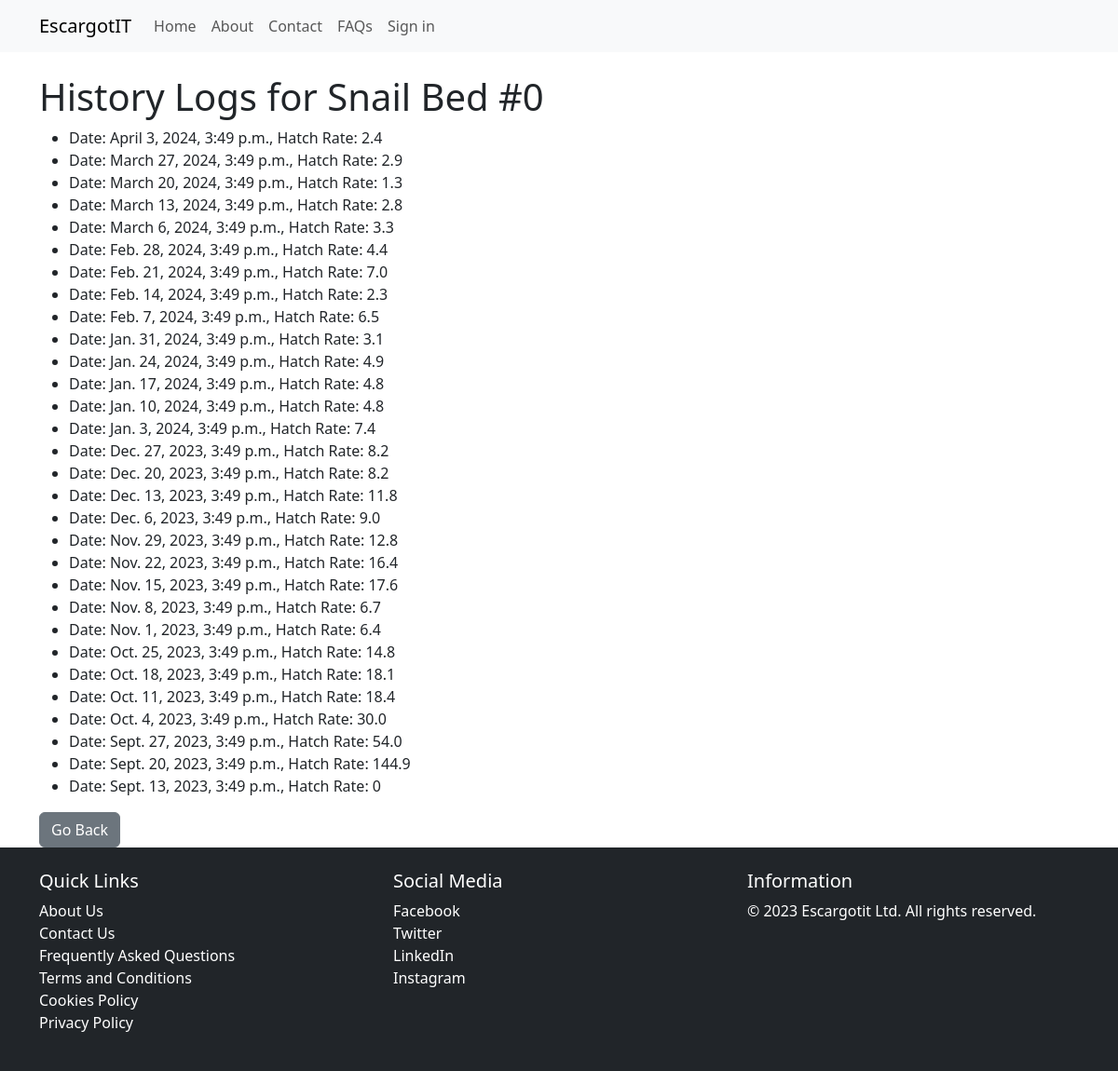
Page /view_hatch_rate_history/341/ on the committed database.
### core/models.py (models this page shows, shortened)
class SnailBed(models.Model):
    bed_name = models.CharField(max_length=100, unique=False, null=True, blank=True)
    user = models.ForeignKey(AdminUser, on_delete=models.CASCADE, null=True, blank=True, db_constraint=False)
    employee = models.ForeignKey(EmployeeUser, on_delete=models.SET_NULL, null=True, blank=True, db_constraint=False)
    snail_amount = models.IntegerField(null=True, blank=True)
    hatch_rate = models.ForeignKey('SnailHatchRate', on_delete=models.SET_NULL, null=True, blank=True)
    mortality_rate = models.ForeignKey('SnailMortalityRate', on_delete=models.SET_NULL, null=True, blank=True)
    maturity_rate = models.ForeignKey('TimeTakenToMature', on_delete=models.SET_NULL, null=True, blank=True)
    snail_feed = models.ForeignKey('SnailFeed', on_delete=models.SET_NULL, null=True, blank=True)

class SnailHatchRate(models.Model):
    snail_bed = models.ForeignKey(SnailBed, on_delete=models.CASCADE)
    preexisting_snail_amount = models.IntegerField(null=True, blank=True, default=0)
    newly_hatched_snails = models.IntegerField()
    hatch_rate_percentage = models.DecimalField(max_digits=5, decimal_places=2, null=True, blank=True)
    datetime = models.DateTimeField(default=timezone.now)
    @property
    def hatch_rate_percentage(self):
        if self.preexisting_snail_amount > 0:
            return round( (self.newly_hatched_snails / self.preexisting_snail_amount) * 100 , 1)
        else:
            return 0

### core/views.py (the view)
# urls.py: path('view_hatch_rate_history/<int:snail_bed_id>/', views.SnailHatchRateListView.as_view(), name='view_hatch_rate_history'),
class SnailHatchRateListView(ListView):
    model = SnailHatchRate
    template_name = 'history.html'
    context_object_name = 'history_data'
    def get_queryset(self):
        snail_bed = get_object_or_404(SnailBed, id=self.kwargs['snail_bed_id'])
        return SnailHatchRate.objects.filter(snail_bed=snail_bed).order_by('-datetime')
    def get_context_data(self, **kwargs):
        context = super().get_context_data(**kwargs)
        context['snail_bed'] = get_object_or_404(SnailBed, id=self.kwargs['snail_bed_id'])
        return context

### core/templatetags/filters.py (called while the page is built)
@register.filter
def classname(obj):
    return obj.__class__.__name__

### templates/history.html (shortened to what this page needs)
{% extends "base/base.html" %}
{% load filters %}
{% block content %}
<div class="container mt-4">
    <h1>History Logs for {{ snail_bed.bed_name }}</h1>
    {% if history_data %}
        <ul>
            {% for record in history_data %}
                {% with record|classname as modelclass %}
                    {% if modelclass == "SnailHatchRate" %}
                        <li>Date: {{ record.datetime }},
                            Hatch Rate: {{ record.hatch_rate_percentage }}</li>
                    {% elif modelclass == "SnailMortalityRate" %}
                        <li>Date: {{ record.datetime }},
                            Mortality Rate: {{ record.mortality_rate_percentage }}</li>
                    {% elif modelclass == "SnailFeed" %}
                        <li>Date Feed given: {{ record.consumed_on }},
                            Grams of Feed given: {{ record.grams_feed_given }}</li>
                    {% endif %}
                {% endwith %}
            {% endfor %}
        </ul>
    {% else %}
        <h3> No data available </h3>
    {% endif %}
    <div class="button-container">
        <a class="btn btn-secondary" href="{% url 'dashboard' %}">Go Back</a>
     </div>
</div>
{% endblock %}

### templates/base/base.html (shortened to what this page needs)
{% load bootstrap5 %}
{% load static %}
<!DOCTYPE html>
<html lang="en">
<head>
    {% bootstrap_css %}
</head>
<body>
    <nav class="navbar navbar-expand-lg navbar-light bg-light">
        <div class="container">
            <a class="navbar-brand" href="{% url 'index' %}">EscargotIT</a>
            <div class="collapse navbar-collapse" id="navbarNav">
                <ul class="navbar-nav ml-auto">
                    <li class="nav-item">
                        <a class="nav-link" href="{% url 'index' %}">Home</a>
                    </li>
                    <li class="nav-item">
                        <a class="nav-link" href="{% url 'about' %}">About</a>
                    </li>
                    <li class="nav-item">
                        <a class="nav-link" href="{% url 'contact' %}">Contact</a>
                    </li>
                    <li class="nav-item">
                        <a class="nav-link" href="{% url 'faqs' %}">FAQs</a>
                    </li>
                    {% if not user.is_authenticated %}
                        <li class="nav-item">
                            <a class="nav-link" href="{% url 'login' %}">Sign in</a>
                        </li>
                    {% endif %}
                </ul>
            </div>
        </div>
    </nav>
    {% block content %}{% endblock %}
    {% include 'base/footer.html' %}
</body>
</html>

### templates/base/footer.html (shortened to what this page needs)
<footer class="bg-dark text-white">
    <div class="container py-4">
        <div class="row">
            <div class="col-md-4">
                <h5>Quick Links</h5>
                <ul class="list-unstyled">
                    <li><a href="{% url 'about' %}" class="text-white">About Us</a></li>
                    <li><a href="{% url 'contact' %}" class="text-white">Contact Us</a></li>
                    <li><a href="{% url 'faqs' %}" class="text-white">Frequently Asked Questions</a></li>
                    <li><a href="{% url 'terms' %}" class="text-white">Terms and Conditions</a></li>
                    <li><a href="{% url 'cookies' %}" class="text-white">Cookies Policy</a></li>
                    <li><a href="{% url 'privacy' %}" class="text-white">Privacy Policy</a></li>
                </ul>
            </div>
            <div class="col-md-4">
                <h5>Social Media</h5>
                <ul class="list-unstyled">
                    <li><a href="#" class="text-white"> Facebook</a></li>
                    <li><a href="#" class="text-white"> Twitter</a></li>
                    <li><a href="#" class="text-white"> LinkedIn</a></li>
                    <li><a href="#" class="text-white"> Instagram</a></li>
                </ul>
            </div>
            <div class="info col-md-4">
                <h5>Information</h5>
                <p>&copy; 2023 Escargotit Ltd. All rights reserved.</p>
            </div>
        </div>
    </div>
</footer>

### templates/base/footer.html (style rules this page uses)
footer .list-unstyled a { text-decoration: none; }
footer .info p { color: white; }

### rows in the picture
SnailBed: bed_name "Snail Bed #0"
SnailHatchRate: datetime "April 3, 2024, 3:49 p.m.", hatch_rate_percentage "2.4"
SnailHatchRate: datetime "March 27, 2024, 3:49 p.m.", hatch_rate_percentage "2.9"
SnailHatchRate: datetime "March 20, 2024, 3:49 p.m.", hatch_rate_percentage "1.3"
SnailHatchRate: datetime "March 13, 2024, 3:49 p.m.", hatch_rate_percentage "2.8"
SnailHatchRate: datetime "March 6, 2024, 3:49 p.m.", hatch_rate_percentage "3.3"
SnailHatchRate: datetime "Feb. 28, 2024, 3:49 p.m.", hatch_rate_percentage "4.4"
SnailHatchRate: datetime "Feb. 21, 2024, 3:49 p.m.", hatch_rate_percentage "7.0"
SnailHatchRate: datetime "Feb. 14, 2024, 3:49 p.m.", hatch_rate_percentage "2.3"
SnailHatchRate: datetime "Feb. 7, 2024, 3:49 p.m.", hatch_rate_percentage "6.5"
SnailHatchRate: datetime "Jan. 31, 2024, 3:49 p.m.", hatch_rate_percentage "3.1"
SnailHatchRate: datetime "Jan. 24, 2024, 3:49 p.m.", hatch_rate_percentage "4.9"
SnailHatchRate: datetime "Jan. 17, 2024, 3:49 p.m.", hatch_rate_percentage "4.8"
SnailHatchRate: datetime "Jan. 10, 2024, 3:49 p.m.", hatch_rate_percentage "4.8"
SnailHatchRate: datetime "Jan. 3, 2024, 3:49 p.m.", hatch_rate_percentage "7.4"
SnailHatchRate: datetime "Dec. 27, 2023, 3:49 p.m.", hatch_rate_percentage "8.2"
SnailHatchRate: datetime "Dec. 20, 2023, 3:49 p.m.", hatch_rate_percentage "8.2"
SnailHatchRate: datetime "Dec. 13, 2023, 3:49 p.m.", hatch_rate_percentage "11.8"
SnailHatchRate: datetime "Dec. 6, 2023, 3:49 p.m.", hatch_rate_percentage "9.0"
SnailHatchRate: datetime "Nov. 29, 2023, 3:49 p.m.", hatch_rate_percentage "12.8"
SnailHatchRate: datetime "Nov. 22, 2023, 3:49 p.m.", hatch_rate_percentage "16.4"
SnailHatchRate: datetime "Nov. 15, 2023, 3:49 p.m.", hatch_rate_percentage "17.6"
SnailHatchRate: datetime "Nov. 8, 2023, 3:49 p.m.", hatch_rate_percentage "6.7"
SnailHatchRate: datetime "Nov. 1, 2023, 3:49 p.m.", hatch_rate_percentage "6.4"
SnailHatchRate: datetime "Oct. 25, 2023, 3:49 p.m.", hatch_rate_percentage "14.8"
SnailHatchRate: datetime "Oct. 18, 2023, 3:49 p.m.", hatch_rate_percentage "18.1"
SnailHatchRate: datetime "Oct. 11, 2023, 3:49 p.m.", hatch_rate_percentage "18.4"
SnailHatchRate: datetime "Oct. 4, 2023, 3:49 p.m.", hatch_rate_percentage "30.0"
SnailHatchRate: datetime "Sept. 27, 2023, 3:49 p.m.", hatch_rate_percentage "54.0"
SnailHatchRate: datetime "Sept. 20, 2023, 3:49 p.m.", hatch_rate_percentage "144.9"
SnailHatchRate: datetime "Sept. 13, 2023, 3:49 p.m.", hatch_rate_percentage "0"
